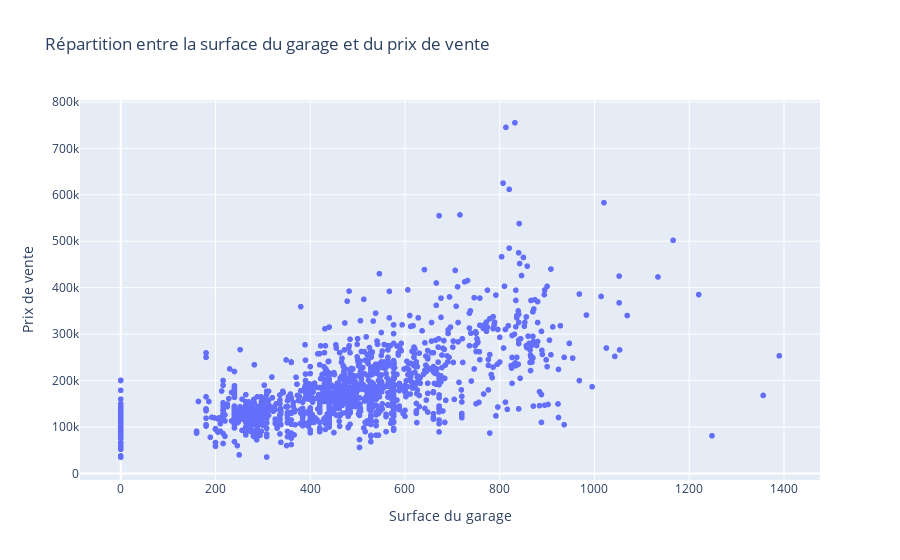

This figure's notebook cell:
### Code cell
fig = px.scatter(df,
    x='GarageArea', 
    y='SalePrice', 
    labels={
         "GarageArea": "Surface du garage",
         "SalePrice": "Prix de vente",
     },
    title="Répartition entre la surface du garage et du prix de vente"
    )             

fig.show()

### Figure 1 — Plotly figure (JSON) as saved in the notebook; plotly's stock layout.template omitted (floating-point values rounded to 4 significant figures; data arrays with more than 128 entries replaced by an {"elided": "..."} marker saying what was removed)
{"data": [{"hovertemplate": "Surface du garage=%{x}<br>Prix de vente=%{y}<extra></extra>", "legendgroup": "", "marker": {"color": "#636efa", "symbol": "circle"}, "mode": "markers", "name": "", "showlegend": false, "type": "scattergl", "x": {"elided": "1457 int values"}, "xaxis": "x", "y": {"elided": "1457 int values"}, "yaxis": "y"}], "layout": {"legend": {"tracegroupgap": 0}, "title": {"text": "Répartition entre la surface du garage et du prix de vente"}, "xaxis": {"anchor": "y", "domain": [0, 1], "title": {"text": "Surface du garage"}}, "yaxis": {"anchor": "x", "domain": [0, 1], "title": {"text": "Prix de vente"}}}}
